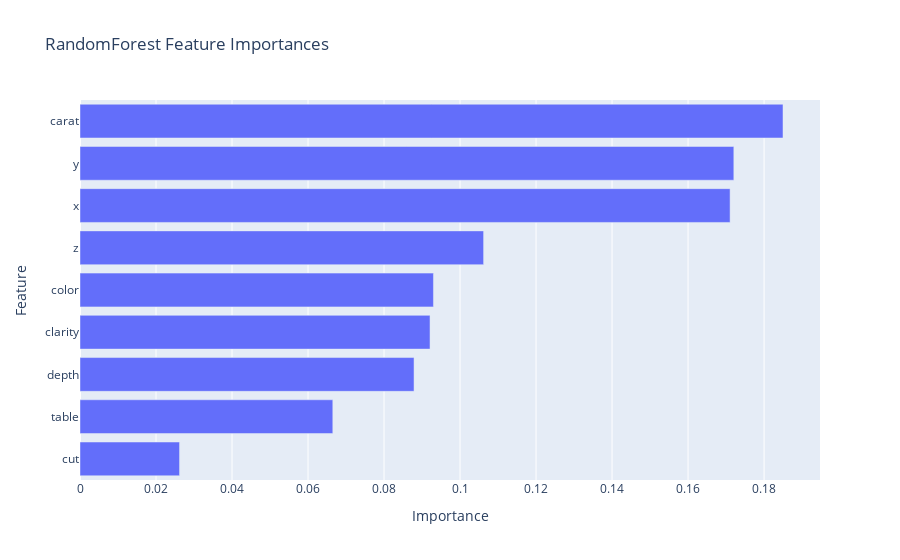

Notebook code for this chart:
### Code cell
fig = go.Figure(go.Bar(
    x=feature_importance_rf_df['Importance'][:10],
    y=feature_importance_rf_df['Feature'][:10],
    orientation='h'
))

# Customize layout
fig.update_layout(
    title='RandomForest Feature Importances',
    xaxis_title='Importance',
    yaxis_title='Feature',
    yaxis_categoryorder = 'total ascending'  # Reverse the order of features
)

# Show plot
fig.show()

### Figure 1 — Plotly figure (JSON) as saved in the notebook; plotly's stock layout.template omitted (floating-point values rounded to 4 significant figures)
{"data": [{"orientation": "h", "type": "bar", "x": [0.185, 0.172, 0.1711, 0.1062, 0.093, 0.0921, 0.0879, 0.06652, 0.02619], "y": ["carat", "y", "x", "z", "color", "clarity", "depth", "table", "cut"]}], "layout": {"title": {"text": "RandomForest Feature Importances"}, "xaxis": {"title": {"text": "Importance"}}, "yaxis": {"categoryorder": "total ascending", "title": {"text": "Feature"}}}}
